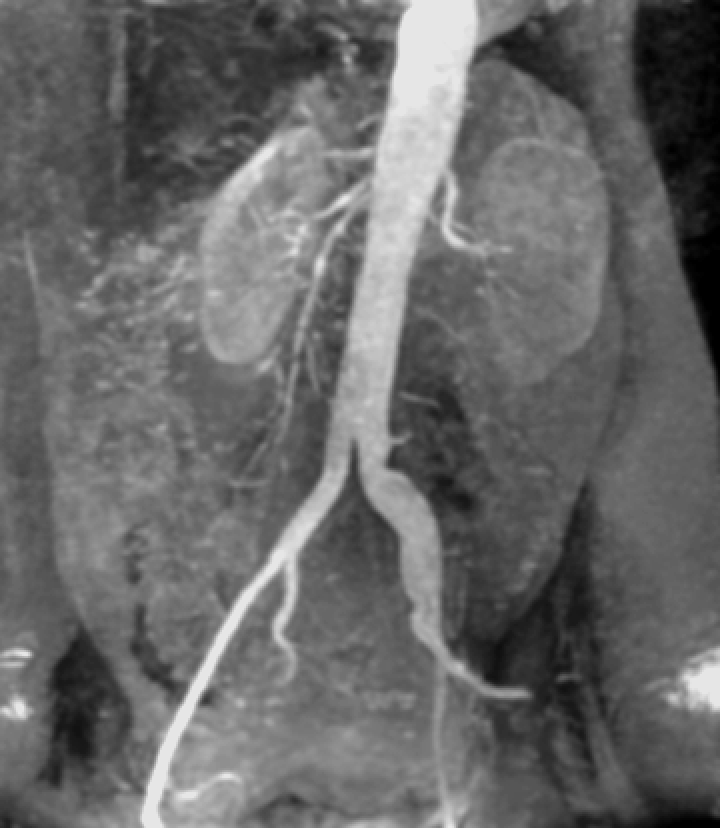
%> input picture Project1/Image 2.tif, 720 x 828 px
$ octave canny.m   (GNU Octave 9; MATLAB toolbox functions it lacks are replaced by stand-ins)
%> lines starting %> are read from the running program, lines starting %| are printed output that depends on the picture
%canny阈值向量
A=[0.00,0.05,0.1,0.2,0.3];
[x,map]=imread('Image 2.tif');
%> x is the input picture: size 828x720 uint8; min 0, max 230, mean 103.5
%> map = []
figure;
subplot(2,3,1);
imshow(x);
title('原始图像');
%粗略估计最佳阈值所在区间
for i=1:5
    BW=edge(x,'Canny',(A(i)));
    subplot(2,3,i+1);
    imshow(BW);
    title(['阈值为',num2str(A(i))]);
end
%> this loop made 5 passes
%> pass 1, `BW=edge(x,'Canny',(A(i)));`:
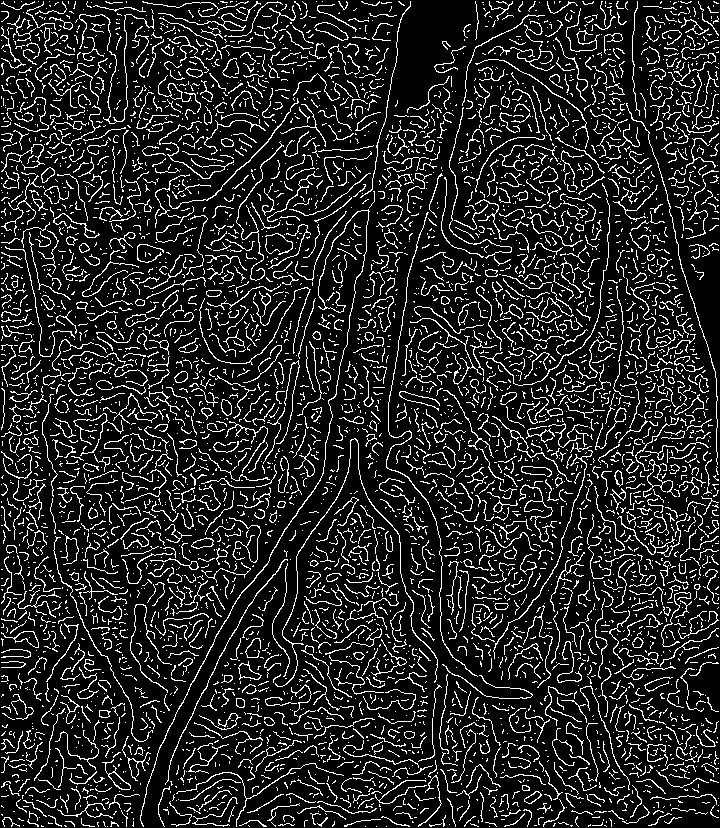
%> BW: size 828x720 logical; 14.2% white in thin lines or dots
%> pass 3, `BW=edge(x,'Canny',(A(i)));`:
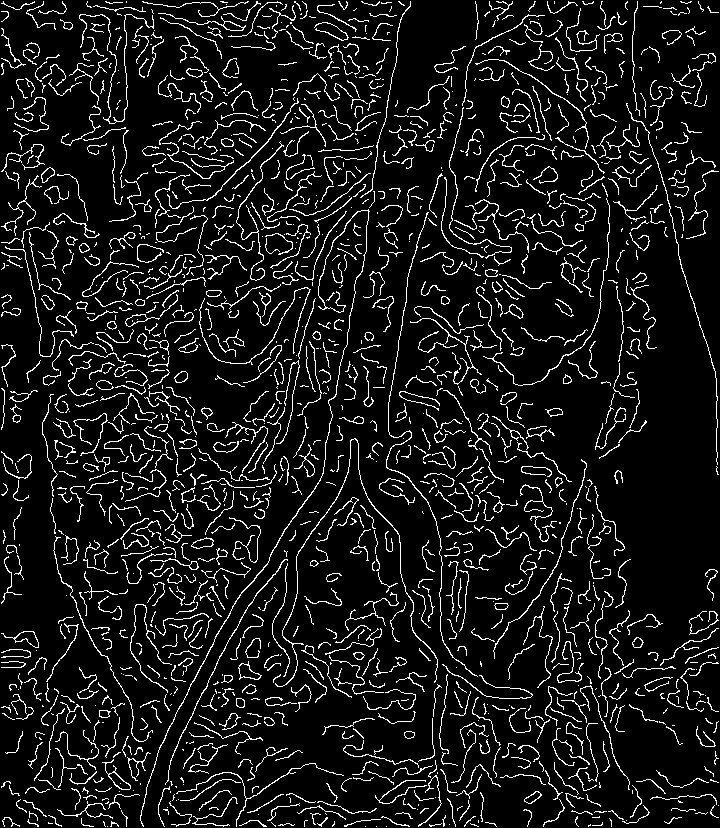
%> BW: size 828x720 logical; 9.1% white in thin lines or dots
%> after the loop:
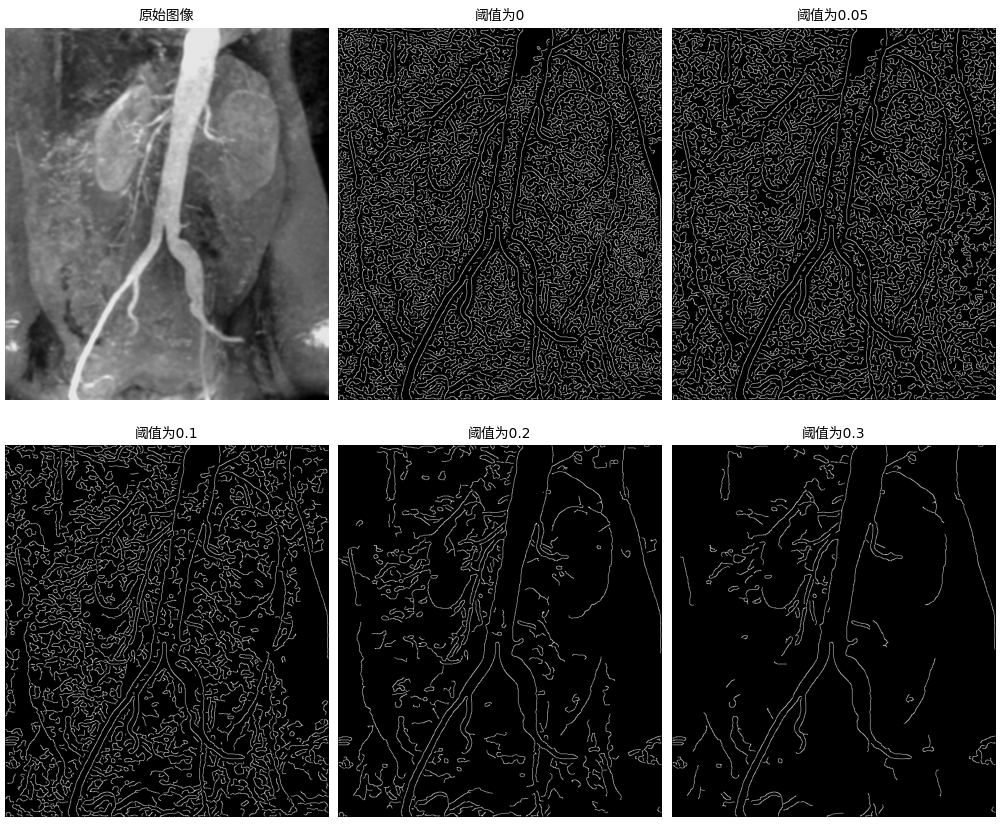
%> figure redrawn from the program's plot data, 6 panels
%在确定的区间内进一步确定最佳阈值
B=[0.15,0.18,0.20,0.22,0.25,0.28];
figure;
for i=1:6
    BW=edge(x,'Canny',(B(i)));
    subplot(2,3,i);
    imshow(BW);
    title(['阈值为',num2str(B(i))]);
end
%> this loop made 6 passes
%> pass 1, `BW=edge(x,'Canny',(B(i)));`:
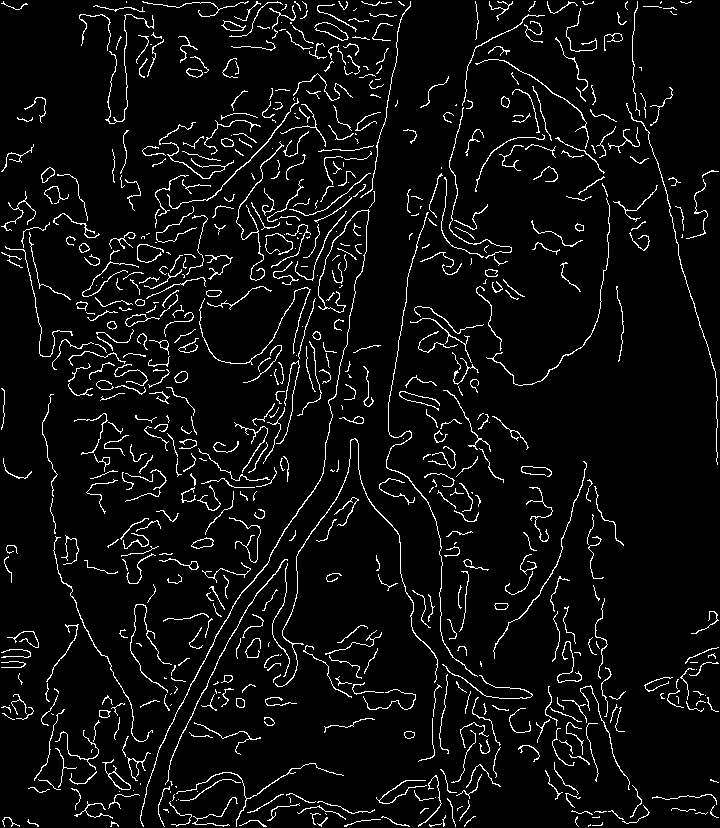
%> BW: size 828x720 logical; 5.6% white in thin lines or dots
%> pass 2, `BW=edge(x,'Canny',(B(i)));`:
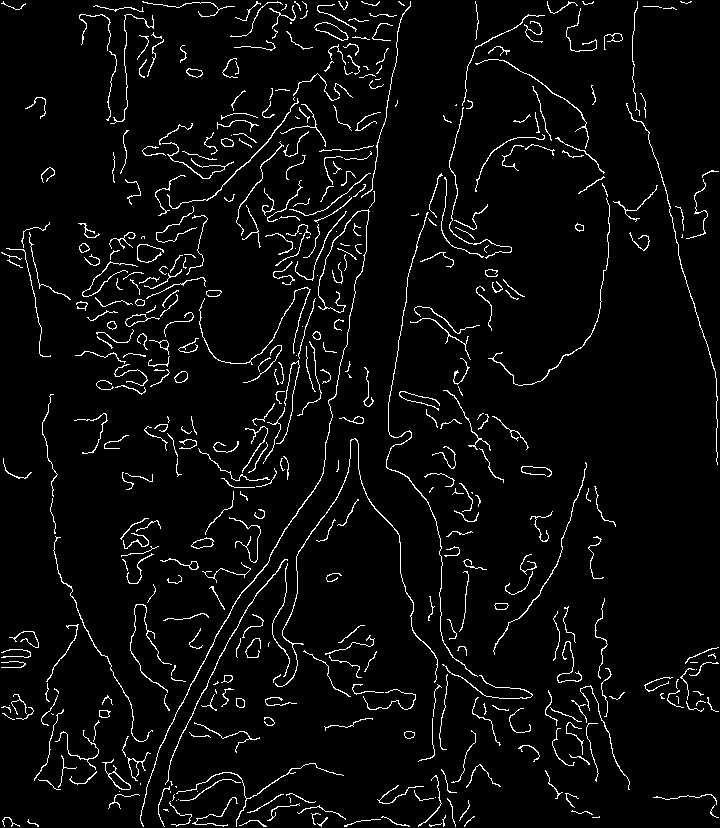
%> BW: size 828x720 logical; 4.4% white in thin lines or dots
%> pass 3, `BW=edge(x,'Canny',(B(i)));`:
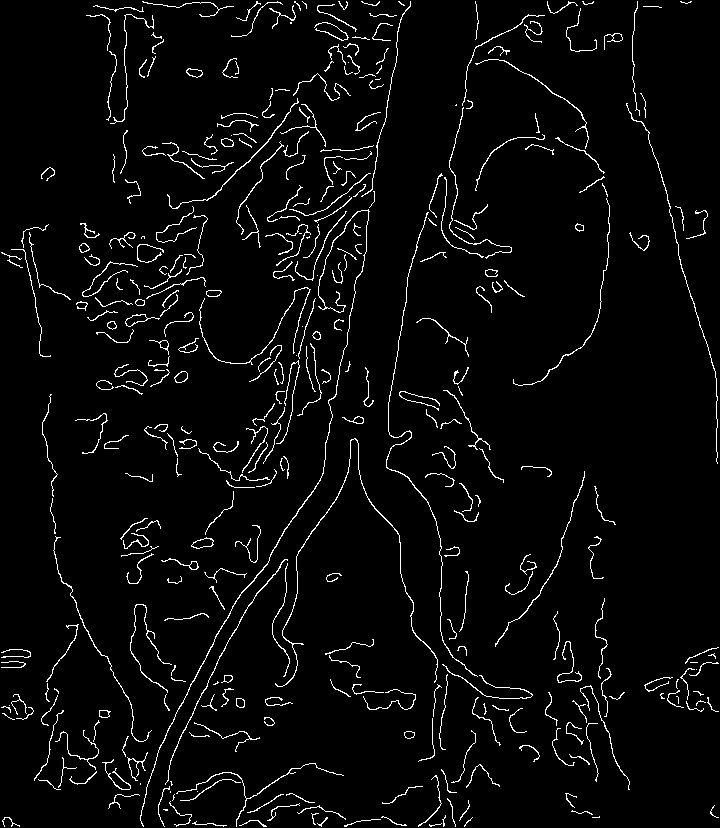
%> BW: size 828x720 logical; 3.8% white in thin lines or dots
%> after the loop:
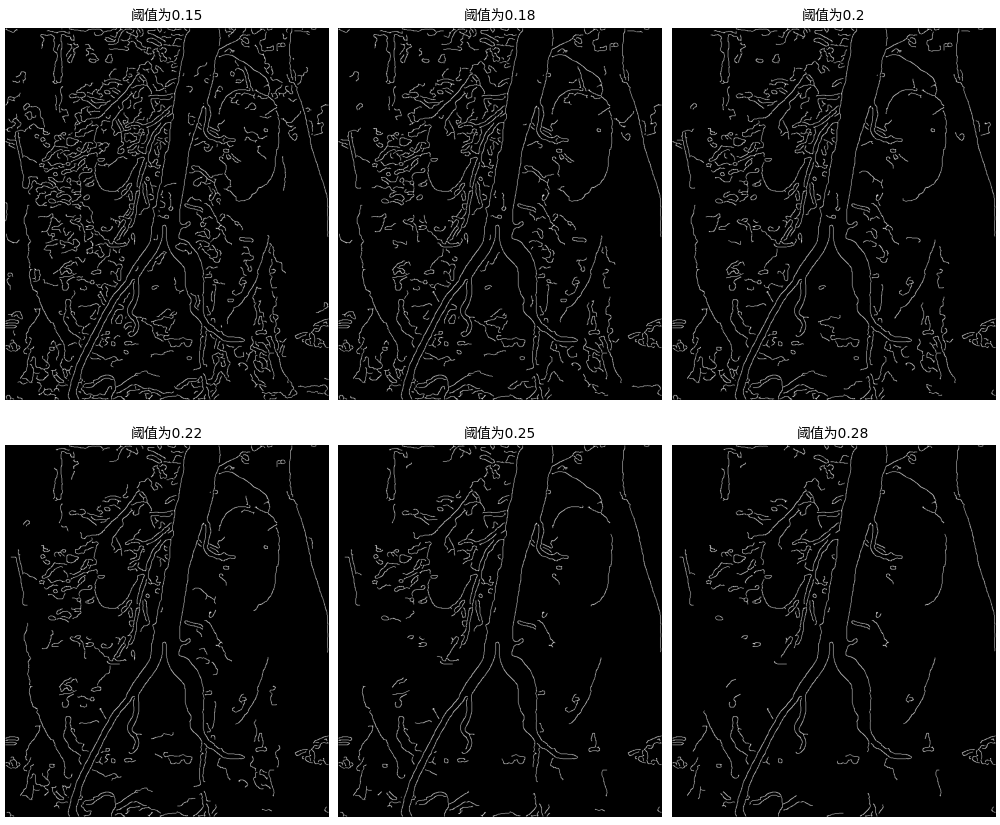
%> figure redrawn from the program's plot data, 6 panels
%确定相对较好的阈值为0.25

$ run again, with Project1/before.png saved as Project1/Image 2.tif
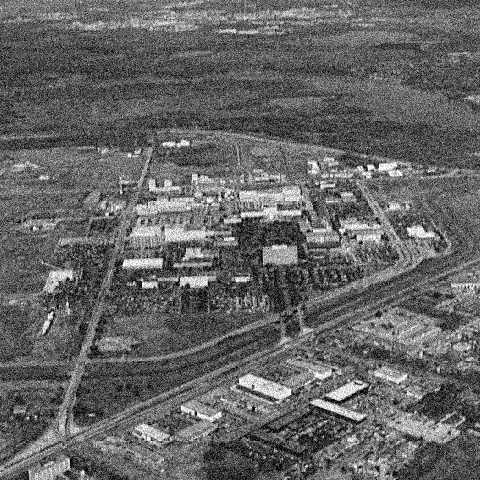
%> input picture Project1/before.png, 480 x 480 px
%> x is the input picture: size 480x480 uint8; min 0, max 255, mean 101.2
%> map = []
%> the loop `for i=1:5` made 5 passes
%> pass 1, `BW=edge(x,'Canny',(A(i)));`:
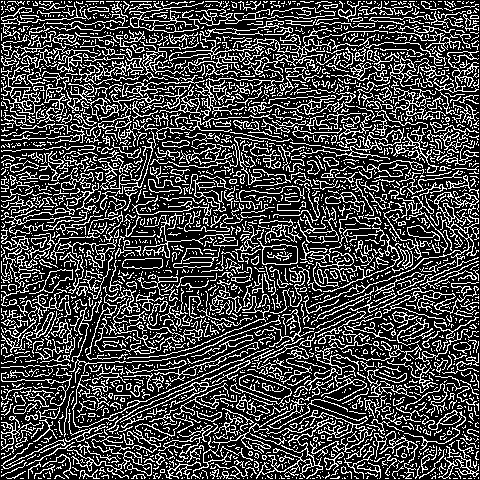
%> BW: size 480x480 logical; 27.3% white in thin lines or dots
%> the loop `for i=1:6` made 6 passes
%> pass 3, `BW=edge(x,'Canny',(B(i)));`:
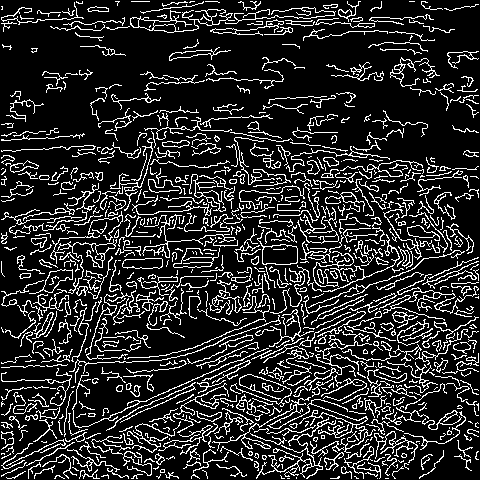
%> BW: size 480x480 logical; 16.6% white in thin lines or dots
